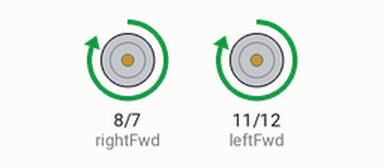
This sketch was run on a simulated Arduino Uno, built with avr-gcc and run on an emulated ATmega328P. On the bench: motor-driver pin pairs drawn as motors (green arrow = first pin HIGH = forward, orange = second pin HIGH = backward, longer = more drive, scaled by the enable pin).

Above: at 2.5 s.
At 5.5 s:
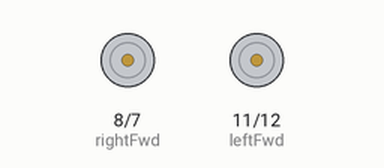
At 7.0 s:
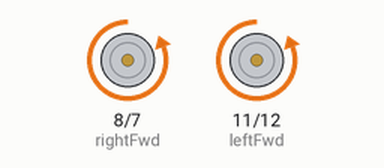
Timing chart, 0 to 11.7 s (numbered marks = the images above):
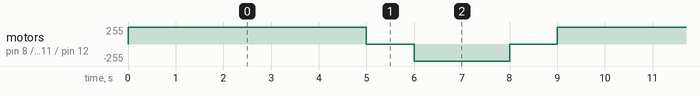

The sketch:

Story_4.ino
```cpp
// Story 4: Refactored Rover Movements with Functions

// Motor control pins
int leftRev = 12;
int leftFwd = 11;
int leftEnable = 10;

int rightEnable = 9;
int rightFwd = 8;
int rightRev = 7;

// Setup
void setup() {
  pinMode(leftRev, OUTPUT);
  pinMode(leftFwd, OUTPUT);
  pinMode(leftEnable, OUTPUT);

  pinMode(rightEnable, OUTPUT);
  pinMode(rightFwd, OUTPUT);
  pinMode(rightRev, OUTPUT);
}

// Function: Move Forward
void moveForward() {
  digitalWrite(leftEnable, HIGH);
  digitalWrite(leftFwd, HIGH);
  digitalWrite(leftRev, LOW);

  digitalWrite(rightEnable, HIGH);
  digitalWrite(rightFwd, HIGH);
  digitalWrite(rightRev, LOW);

  delay(5000); // 5 seconds forward
}

// Function: Stop Rover
void stopRover() {
  digitalWrite(leftEnable, LOW);
  digitalWrite(rightEnable, LOW);

  digitalWrite(leftFwd, LOW);
  digitalWrite(leftRev, LOW);
  digitalWrite(rightFwd, LOW);
  digitalWrite(rightRev, LOW);

  delay(1000); // 1 second stop
}

// Function: Move Reverse
void moveReverse() {
  digitalWrite(leftEnable, HIGH);
  digitalWrite(leftFwd, LOW);
  digitalWrite(leftRev, HIGH);

  digitalWrite(rightEnable, HIGH);
  digitalWrite(rightFwd, LOW);
  digitalWrite(rightRev, HIGH);

  delay(2000); // 2 seconds reverse
}

// Main Loop
void loop() {
  moveForward();
  stopRover();
  moveReverse();
  stopRover();
}
```

Measured:
- by itself, motor on pin 8 (rightFwd) / pin 7 (rightRev), motor on pin 11 (leftFwd) / pin 12 (leftRev): repeats every 9.0 s: stopped 1.0 s, backward 255/255 2.0 s, stopped 1.0 s, forward 255/255 5.0 s
